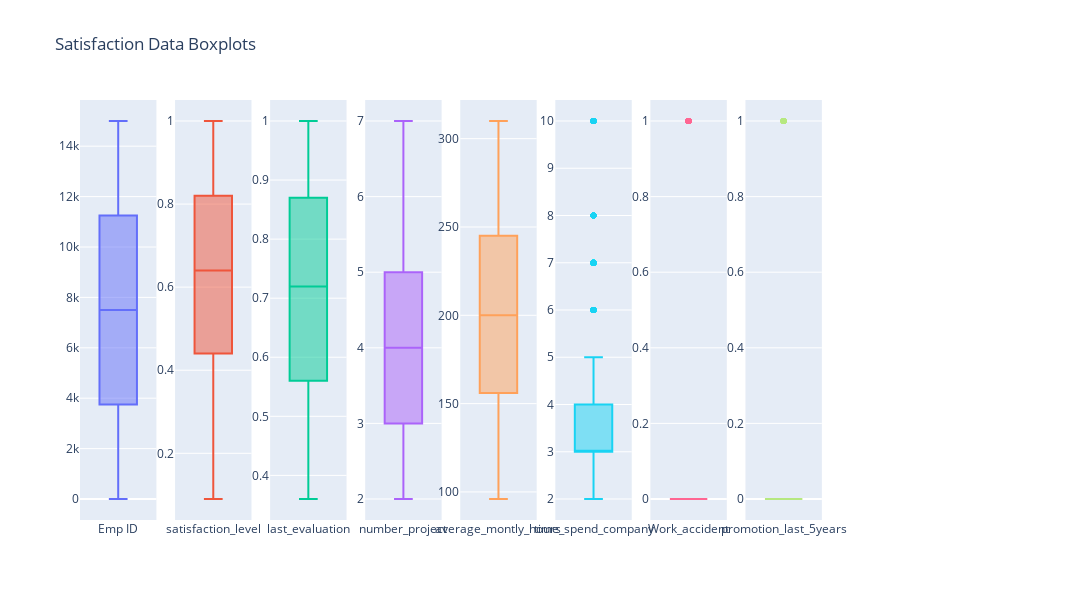

The code cell stored with this chart in its notebook:
### Markdown cell above
Next, let's plot the boxplots for each feature within the dataset to help determine the overall spread,  mean, median,  as well as identifying any outliers with the data. We detected outliers for the "Time spent at company", "Work Accident", and the "Promotion the last 5 years" features.

### Code cell
figure = make_subplots(rows = 1, cols = len(satisfaction_data.columns))
for i, col in enumerate(satisfaction_data.select_dtypes(include=['int64', 'float64']).columns, 1):
    figure.add_trace(go.Box(y = satisfaction_data[col], name = col), row = 1, col = i)
figure.update_layout(width = 1600, height = 600, title_text = "Satisfaction Data Boxplots", showlegend = False)
figure.show()

### Figure 1 — Plotly figure (JSON) as saved in the notebook; plotly's stock layout.template omitted (floating-point values rounded to 4 significant figures; data arrays with more than 128 entries replaced by an {"elided": "..."} marker saying what was removed)
{"data": [{"name": "Emp ID", "type": "box", "xaxis": "x", "y": {"elided": "14999 int values"}, "yaxis": "y"}, {"name": "satisfaction_level", "type": "box", "xaxis": "x2", "y": {"elided": "14999 float values"}, "yaxis": "y2"}, {"name": "last_evaluation", "type": "box", "xaxis": "x3", "y": {"elided": "14999 float values"}, "yaxis": "y3"}, {"name": "number_project", "type": "box", "xaxis": "x4", "y": {"elided": "14999 int values"}, "yaxis": "y4"}, {"name": "average_montly_hours", "type": "box", "xaxis": "x5", "y": {"elided": "14999 int values"}, "yaxis": "y5"}, {"name": "time_spend_company", "type": "box", "xaxis": "x6", "y": {"elided": "14999 int values"}, "yaxis": "y6"}, {"name": "Work_accident", "type": "box", "xaxis": "x7", "y": {"elided": "14999 int values"}, "yaxis": "y7"}, {"name": "promotion_last_5years", "type": "box", "xaxis": "x8", "y": {"elided": "14999 int values"}, "yaxis": "y8"}], "layout": {"height": 600, "showlegend": false, "title": {"text": "Satisfaction Data Boxplots"}, "width": 1600, "xaxis": {"anchor": "y", "domain": [0, 0.082]}, "xaxis10": {"anchor": "y10", "domain": [0.918, 1.0]}, "xaxis2": {"anchor": "y2", "domain": [0.102, 0.184]}, "xaxis3": {"anchor": "y3", "domain": [0.204, 0.286]}, "xaxis4": {"anchor": "y4", "domain": [0.306, 0.388]}, "xaxis5": {"anchor": "y5", "domain": [0.408, 0.49]}, "xaxis6": {"anchor": "y6", "domain": [0.51, 0.592]}, "xaxis7": {"anchor": "y7", "domain": [0.612, 0.694]}, "xaxis8": {"anchor": "y8", "domain": [0.714, 0.796]}, "xaxis9": {"anchor": "y9", "domain": [0.816, 0.898]}, "yaxis": {"anchor": "x", "domain": [0, 1]}, "yaxis10": {"anchor": "x10", "domain": [0, 1]}, "yaxis2": {"anchor": "x2", "domain": [0, 1]}, "yaxis3": {"anchor": "x3", "domain": [0, 1]}, "yaxis4": {"anchor": "x4", "domain": [0, 1]}, "yaxis5": {"anchor": "x5", "domain": [0, 1]}, "yaxis6": {"anchor": "x6", "domain": [0, 1]}, "yaxis7": {"anchor": "x7", "domain": [0, 1]}, "yaxis8": {"anchor": "x8", "domain": [0, 1]}, "yaxis9": {"anchor": "x9", "domain": [0, 1]}}}
